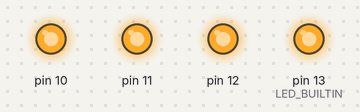
Simulated run of this sketch. Board: Arduino Uno, built with avr-gcc and run on an emulated ATmega328P. Shown: output pins drawn as LEDs (lit = HIGH).

Above: at 0.1 s.
Timing chart, 0 to 1.6 s (numbered marks = the images above):
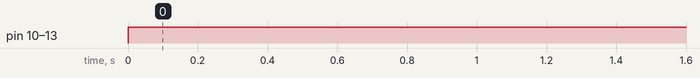

Measured:
- by itself, pin 10–12, pin 13 (LED_BUILTIN): LOW → HIGH at 0.00 s

The sketch:

piscaLed.ino
```cpp
// C++ code
//
void setup()
{
  pinMode(LED_BUILTIN, OUTPUT);
  pinMode(12, OUTPUT);
  pinMode(11, OUTPUT);
  pinMode(10, OUTPUT);
}

void loop()
{
  //NESSA LINHA ONDE ACENDE LED
  digitalWrite(LED_BUILTIN, HIGH);
  digitalWrite(12, HIGH);
  digitalWrite(11, HIGH);
  digitalWrite(10, HIGH);
}
```
